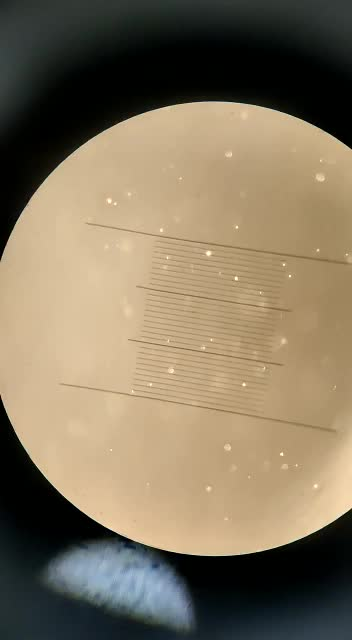
#> input picture video and images/frame1.jpg, 352 x 640 px, found by its file name
$ python 'check circle in image.py'
#> lines starting #> are read from the running program, lines starting #| are printed output that depends on the picture; after the words box and inside, x2 and y2 are one past the last pixel; in counts of white or black regions, pixels touching at a corner belong together
import cv2
import imutils
import numpy as np
import time


path = 'C:\\Users\\Admin\\Desktop\\github stuff\Millikan Oil Drop\\video and images\\frame1.jpg'
frame = cv2.imread(path)
#> frame is the input picture: shape (640, 352, 3); mean B, G, R 93.8, 116.6, 129.9
height, width, _ = frame.shape
#> height = 640; width = 352
# width = frame.get(cv2.CAP_PROP_FRAME_WIDTH)
frame = frame[120:520, 0:int(width)]
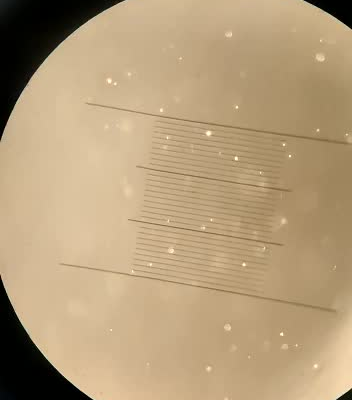
#> frame: shape (400, 352, 3); mean B, G, R 122, 156.9, 180.6
height, width, _ = frame.shape
#> height = 400


grayFrame = cv2.cvtColor(frame, cv2.COLOR_BGR2GRAY)
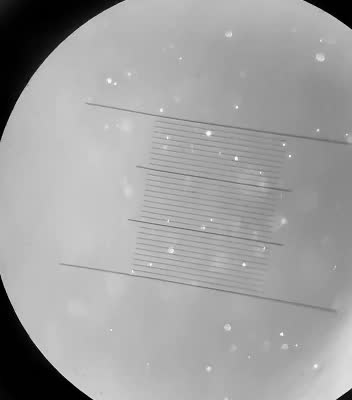
#> grayFrame: shape (400, 352); min 0, max 248, mean 160.1


orient = True
low_threshold = 50
high_threshold = 150
edges = cv2.Canny(grayFrame, low_threshold, high_threshold)
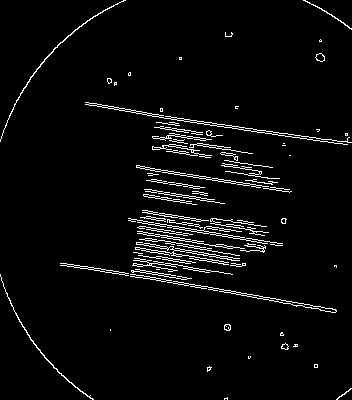
#> edges: shape (400, 352); 4% white in thin lines or dots

rho = 1  # distance resolution in pixels of the Hough grid
theta = np.pi / 180  # angular resolution in radians of the Hough grid
# minimum number of votes (intersections in Hough grid cell)
threshold = 15
min_line_length = 50  # minimum number of pixels making up a line
max_line_gap = 20  # maximum gap in pixels between connectable line segments

# Run Hough on edge detected image
# Output "lines" is an array containing endpoints of detected line segments
lines = cv2.HoughLinesP(edges, rho, theta, threshold, np.array([]),
                        min_line_length, max_line_gap)
#> lines = 60 rows, first 6: [124, 272, 334, 312], [85, 102, 294, 135], [164, 118, 347, 144], [131, 219, 282, 243], [136, 166, 287, 189], [153, 138, 250, 153]
x1, y1, x2, y2 = lines[1][0]
#> x1 = 85; y1 = 102; x2 = 294; y2 = 135
m = (y2-y1)/(x2-x1)
#> m = 0.158
theta = np.arctan(m)*180/np.pi
#> theta = 8.97
grayFrame = imutils.rotate(grayFrame, theta)
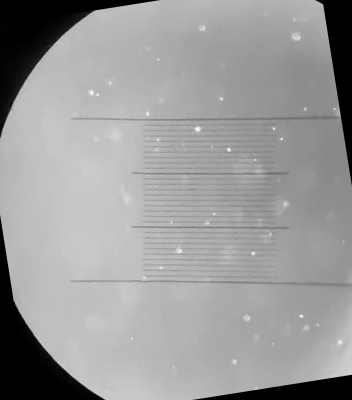
#> grayFrame: shape (400, 352); min 0, max 248, mean 153.7
frame = imutils.rotate(frame, theta)
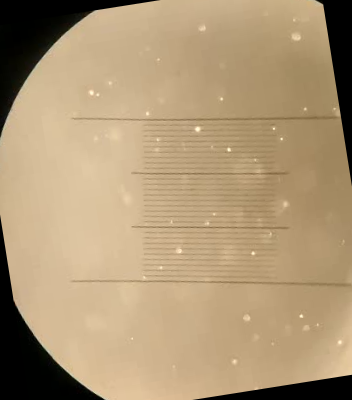
#> frame: shape (400, 352, 3); mean B, G, R 117.1, 150.6, 173.5
blurFrame = cv2.GaussianBlur(grayFrame, (13, 13), 0)
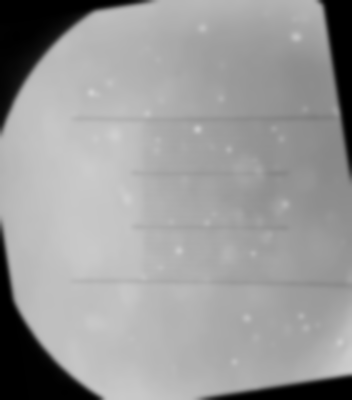
#> blurFrame: shape (400, 352); min 0, max 207, mean 153.7


cv2.imshow('original', frame)
cv2.imshow('blur', blurFrame)
circles = cv2.HoughCircles(blurFrame, cv2.HOUGH_GRADIENT,
                           2, 20, param1=30, param2=10, minRadius=0, maxRadius=7)
#> circles = 18 rows, first 8: [197, 129, 2.6], [229, 149, 2.6], [253, 253, 2.6], [301, 315, 2.6], [305, 109, 2.2], [147, 113, 3.4], [91, 93, 2.6], [221, 99, 2.6]
if circles is not None:
    circles = np.uint16(np.around(circles))
#> circles = 18 rows, first 8: [197, 129, 3], [229, 149, 3], [253, 253, 3], [301, 315, 3], [305, 109, 2], [147, 113, 3], [91, 93, 3], [221, 99, 3]
    # circle_number = 0
    j = len(circles[0])
#> j = 18
    k = 0
    for i in circles[0, :]:
        if i[1] < height/2:
            cv2.circle(frame, (i[0], i[1]), i[2], (255, 0, 0), 3)
            continue
        cv2.circle(frame, (i[0], i[1]), i[2], (0, 0, 255/(j-k)), 3)
        if k == 1:
            break
#> this loop made 18 passes
#> i on passes 1 to 12: [197, 129, 3], [229, 149, 3], [253, 253, 3], [301, 315, 3], [305, 109, 2], [147, 113, 3], [91, 93, 3], [221, 99, 3], [259, 167, 6], [281, 139, 3], [285, 205, 3], [317, 7, 5]
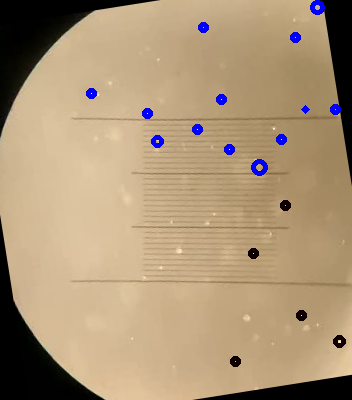
#> frame: shape (400, 352, 3); 1.33% of pixels changed, all inside (x1, y1, x2, y2) = (86, 0, 346, 367)

cv2.imshow("frame", frame)
cv2.waitKey(0)
# if cv2.waitKey(1) & 0xFF == ord('q'):
#     cv2.waitKey(0)
#     cv2.destroyAllWindows()
